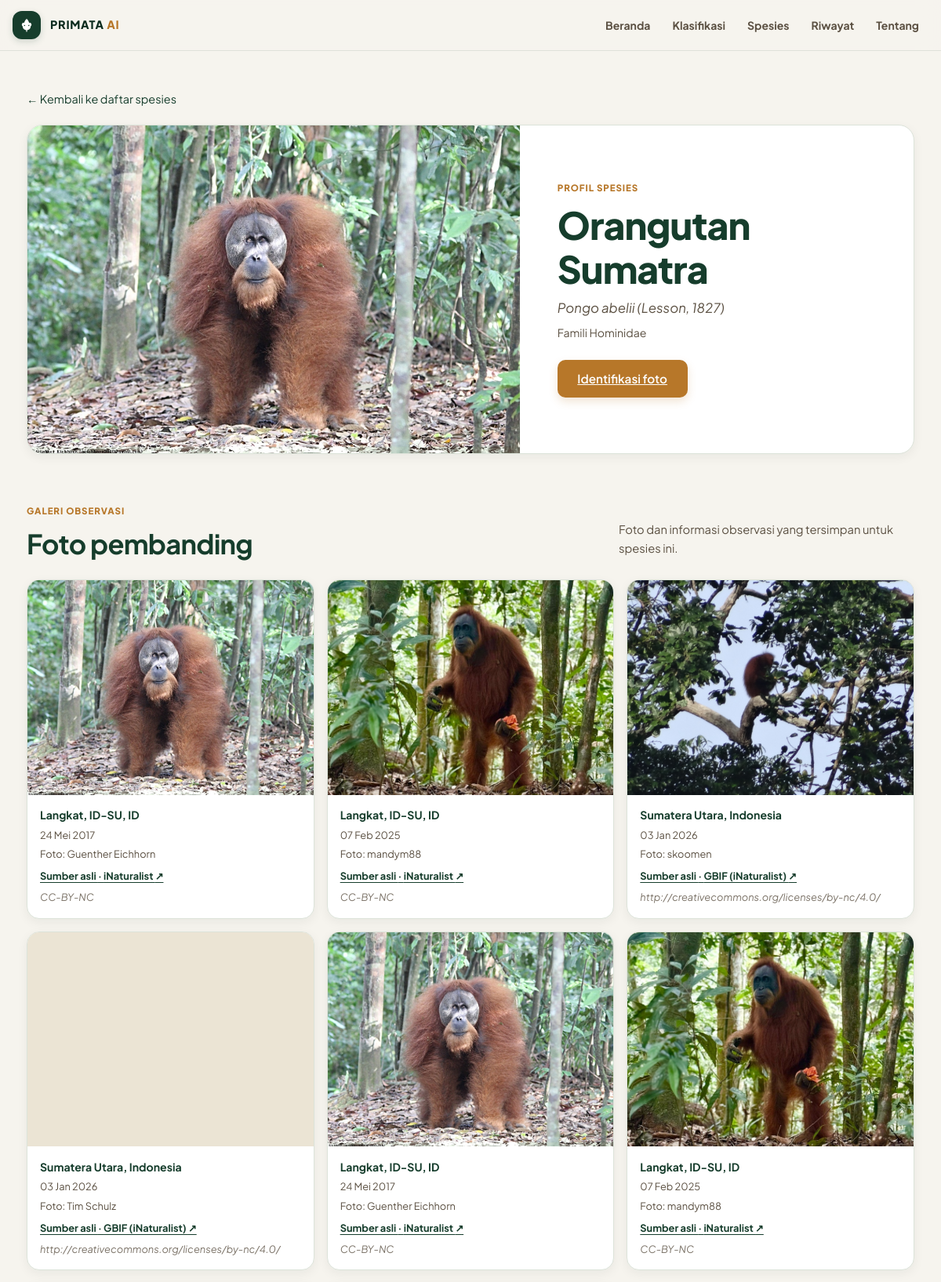
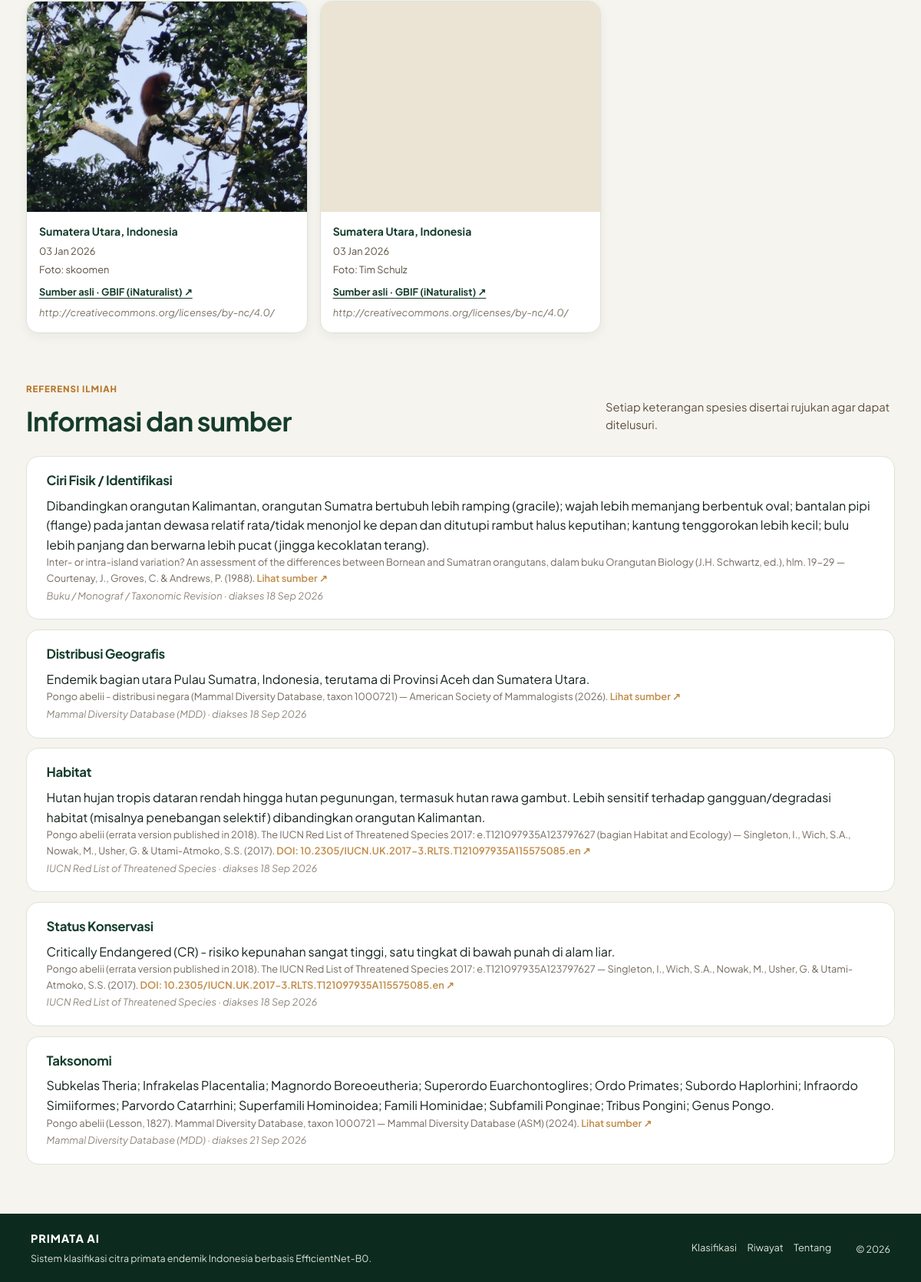
Screenshot of /spesies/orangutan_sumatra/ with the database file from the repository (2 pictures, top to bottom).
### classifier/models.py (models this page shows, shortened)
class FotoObservasi(models.Model):
    spesies = models.ForeignKey(Spesies, on_delete=models.CASCADE, related_name='foto_observasi')
    gambar = models.ImageField(upload_to='observasi/')
    lokasi = models.CharField(
        max_length=200, blank=True,
        help_text="Lokasi observasi, misal 'Taman Nasional Tanjung Puting, Kalimantan Tengah'.",
    )
    tanggal_diambil = models.DateField(
        null=True, blank=True,
        help_text="Tanggal foto diambil / observasi dilakukan (bukan tanggal diunggah ke sistem ini).",
    )
    fotografer = models.CharField(max_length=150, blank=True, help_text="Nama observer/fotografer, jika diketahui.")
    sumber_platform = models.CharField(
        max_length=100, blank=True, default='iNaturalist',
        help_text="Platform sumber observasi, misal 'iNaturalist'.",
    )
    sumber_url = models.URLField(max_length=500, blank=True, help_text="Tautan ke observasi asli.")
    lisensi = models.CharField(max_length=100, blank=True, help_text="Lisensi foto, misal 'CC-BY-NC 4.0'.")
    catatan = models.TextField(blank=True)
    urutan = models.PositiveIntegerField(default=0, help_text="Urutan tampil, angka kecil di depan.")
    class Meta:
        verbose_name = 'Foto Observasi'
        verbose_name_plural = 'Foto Observasi'
        ordering = ['spesies', 'urutan', 'id']

class Spesies(models.Model):
    kode = models.SlugField(
        max_length=50,
        unique=True,
        help_text="Harus sama dengan label di classifier.ml_utils.CLASS_NAMES, misal 'bekantan'.",
    )
    nama_umum = models.CharField(max_length=100, help_text="Nama umum Bahasa Indonesia, misal 'Bekantan'.")
    nama_ilmiah = models.CharField(max_length=100, help_text="Nama binomial, misal 'Nasalis larvatus'.")
    otoritas_taksonomi = models.CharField(
        max_length=100,
        blank=True,
        help_text="Penulis & tahun pertama kali dideskripsikan, misal '(Wurmb, 1787)'.",
    )
    famili = models.CharField(max_length=100, blank=True)
    class Meta:
        verbose_name = 'Spesies'
        verbose_name_plural = 'Spesies'
        ordering = ['nama_umum']

class FaktaSpesies(models.Model):
    KATEGORI_CHOICES = [
        ('taksonomi', 'Taksonomi'),
        ('status_konservasi', 'Status Konservasi'),
        ('ciri_fisik', 'Ciri Fisik / Identifikasi'),
        ('distribusi', 'Distribusi Geografis'),
        ('habitat', 'Habitat'),
    ]
    SOURCE_TYPE_CHOICES = [
        ('iucn_red_list', 'IUCN Red List of Threatened Species'),
        ('mdd', 'Mammal Diversity Database (MDD)'),
        ('jurnal_ilmiah', 'Jurnal ilmiah (peer-reviewed)'),
        ('buku_monograf', 'Buku / Monograf / Taxonomic Revision'),
        ('institusi_resmi', 'Institusi resmi (BKSDA, LIPI/BRIN, IUCN SSC, dst.)'),
    ]
    spesies = models.ForeignKey(Spesies, on_delete=models.CASCADE, related_name='fakta')
    kategori = models.CharField(max_length=30, choices=KATEGORI_CHOICES)
    isi = models.TextField(help_text="Isi informasi, ditulis ringkas dan sesuai sumber (hindari menambah klaim yang tidak ada di sumber).")
    source_type = models.CharField(max_length=30, choices=SOURCE_TYPE_CHOICES)
    source_title = models.CharField(
        max_length=300,
        help_text="Judul rujukan persis, misal 'Nasalis larvatus. The IUCN Red List of Threatened Species 2020: e.T14352A17945165'.",
    )
    source_author = models.CharField(max_length=300, blank=True, help_text="Penulis/tim asesmen, misal 'Boonratana, R. et al.'")
    source_year = models.PositiveIntegerField(null=True, blank=True, help_text="Tahun publikasi/asesmen sumber.")
    source_doi = models.CharField(max_length=150, blank=True, help_text="DOI jika tersedia, misal '10.2305/IUCN.UK.2020-2.RLTS.T14352A17945165.en'.")
    source_url = models.URLField(max_length=500, help_text="Tautan langsung ke sumber (halaman spesies IUCN/MDD, atau DOI paper).")
    source_date = models.DateField(help_text="Tanggal data ini diakses/diverifikasi dari sumber (tanggal akses).")
    catatan = models.TextField(blank=True, help_text="Catatan tambahan, misal jika ada perbedaan pendapat antar sumber.")
    class Meta:
        verbose_name = 'Fakta Spesies'
        verbose_name_plural = 'Fakta Spesies'
        ordering = ['spesies', 'kategori']
        constraints = [
            models.UniqueConstraint(fields=['spesies', 'kategori'], name='unique_kategori_per_spesies'),
        ]

### classifier/views.py (the view)
# urls.py: path('spesies/<slug:kode>/', views.spesies_detail, name='spesies_detail'),
def spesies_detail(request, kode):
    spesies = get_object_or_404(
        Spesies.objects.prefetch_related('fakta', 'foto_observasi'),
        kode=kode,
    )
    foto_observasi = get_available_observation_photos(spesies, limit=8)
    context = {
        'page_title': f'{spesies.nama_umum} — Profil Spesies',
        'spesies': spesies,
        'fakta': list(spesies.fakta.all()),
        'foto_observasi': foto_observasi,
        'foto_utama': foto_observasi[0] if foto_observasi else None,
    }
    return render(request, 'classifier/spesies_detail.html', context)

### classifier/views.py (called while the page is built)
def get_available_observation_photos(spesies, limit=None):
    photos = []
    for foto in spesies.foto_observasi.all():
        if foto.gambar and foto.gambar.storage.exists(foto.gambar.name):
            photos.append(foto)
            if limit is not None and len(photos) >= limit:
                break
    return photos

### classifier/templates/classifier/spesies_detail.html
{% extends "classifier/base.html" %}
{% block content %}
<p class="back-link"><a href="{% url 'classifier:index' %}#spesies">&larr; Kembali ke daftar spesies</a></p>
<section class="species-profile" aria-labelledby="species-profile-title">
  <div class="species-profile__hero">
    {% if foto_utama %}
    <img src="{{ foto_utama.gambar.url }}" alt="Foto observasi {{ spesies.nama_umum }}{% if foto_utama.lokasi %} di {{ foto_utama.lokasi }}{% endif %}" width="1200" height="900" fetchpriority="high" decoding="async">
    {% else %}
    <div class="species-profile__placeholder" aria-hidden="true">{{ spesies.nama_umum|first }}</div>
    {% endif %}
    <div class="species-profile__intro">
      <p class="eyebrow">Profil spesies</p>
      <h1 id="species-profile-title">{{ spesies.nama_umum }}</h1>
      <p class="species-profile__scientific">{{ spesies.nama_ilmiah }}{% if spesies.otoritas_taksonomi %} {{ spesies.otoritas_taksonomi }}{% endif %}</p>
      {% if spesies.famili %}<p class="species-profile__family">Famili {{ spesies.famili }}</p>{% endif %}
      <a class="btn-primary" href="{% url 'classifier:index' %}#klasifikasi">Identifikasi foto</a>
    </div>
  </div>
  {% if foto_observasi %}
  <section class="profile-section" aria-labelledby="profile-photos-title">
    <div class="section-heading section-heading--compact">
      <div>
        <p class="eyebrow">Galeri observasi</p>
        <h2 id="profile-photos-title">Foto pembanding</h2>
      </div>
      <p>Foto dan informasi observasi yang tersimpan untuk spesies ini.</p>
    </div>
    <div class="profile-photo-grid">
      {% for foto in foto_observasi %}
      <figure class="profile-photo">
        <img src="{{ foto.gambar.url }}" alt="Observasi {{ spesies.nama_umum }}{% if foto.lokasi %} di {{ foto.lokasi }}{% endif %}" width="640" height="480" loading="lazy" decoding="async">
        <figcaption>
          {% if foto.lokasi %}<strong>{{ foto.lokasi }}</strong>{% else %}<strong>Lokasi tidak dicatat</strong>{% endif %}
          {% if foto.tanggal_diambil %}<span>{{ foto.tanggal_diambil|date:"d M Y" }}</span>{% endif %}
          {% if foto.fotografer %}<span>Foto: {{ foto.fotografer }}</span>{% endif %}
          {% if foto.sumber_url %}<a href="{{ foto.sumber_url }}" target="_blank" rel="noopener noreferrer">Sumber asli{% if foto.sumber_platform %} · {{ foto.sumber_platform }}{% endif %} ↗</a>{% endif %}
          {% if foto.lisensi %}<span class="species-fact__meta">{{ foto.lisensi }}</span>{% endif %}
        </figcaption>
      </figure>
      {% endfor %}
    </div>
  </section>
  {% endif %}
  {% if fakta %}
  <section class="profile-section" aria-labelledby="profile-facts-title">
    <div class="section-heading section-heading--compact">
      <div>
        <p class="eyebrow">Referensi ilmiah</p>
        <h2 id="profile-facts-title">Informasi dan sumber</h2>
      </div>
      <p>Setiap keterangan spesies disertai rujukan agar dapat ditelusuri.</p>
    </div>
    <div class="profile-facts">
      {% for item in fakta %}
      <article class="profile-fact">
        <h3>{{ item.get_kategori_display }}</h3>
        <p>{{ item.isi }}</p>
        <p class="species-fact__source">
          {{ item.source_title }}{% if item.source_author %} — {{ item.source_author }}{% endif %}{% if item.source_year %} ({{ item.source_year }}){% endif %}.
          {% if item.source_doi %}<a href="https://doi.org/{{ item.source_doi }}" target="_blank" rel="noopener noreferrer">DOI: {{ item.source_doi }} ↗</a>{% else %}<a href="{{ item.source_url }}" target="_blank" rel="noopener noreferrer">Lihat sumber ↗</a>{% endif %}
          <span class="species-fact__meta">{{ item.get_source_type_display }} · diakses {{ item.source_date|date:"d M Y" }}</span>
        </p>
      </article>
      {% endfor %}
    </div>
  </section>
  {% endif %}
</section>
{% endblock %}

### rows the page displays
FotoObservasi: gambar (picture), lokasi "Langkat, ID-SU, ID", tanggal_diambil "24 Mei 2017", fotografer "Guenther Eichhorn", sumber_platform "iNaturalist", lisensi "CC-BY-NC"
Spesies: nama_umum "Orangutan Sumatra", nama_ilmiah "Pongo abelii", otoritas_taksonomi "(Lesson, 1827)", famili "Hominidae"
FotoObservasi: gambar (picture), lokasi "Langkat, ID-SU, ID", tanggal_diambil "07 Feb 2025", fotografer "mandym88", sumber_platform "iNaturalist", lisensi "CC-BY-NC"
FotoObservasi: gambar (picture), lokasi "Sumatera Utara, Indonesia", tanggal_diambil "03 Jan 2026", fotografer "skoomen", sumber_platform "GBIF (iNaturalist)", lisensi "http://creativecommons.org/licenses/by-nc/4.0/"
FotoObservasi: gambar (picture), lokasi "Sumatera Utara, Indonesia", tanggal_diambil "03 Jan 2026", fotografer "Tim Schulz", sumber_platform "GBIF (iNaturalist)", lisensi "http://creativecommons.org/licenses/by-nc/4.0/"
FotoObservasi: gambar (picture), lokasi "Langkat, ID-SU, ID", tanggal_diambil "24 Mei 2017", fotografer "Guenther Eichhorn", sumber_platform "iNaturalist", lisensi "CC-BY-NC"
FotoObservasi: gambar (picture), lokasi "Langkat, ID-SU, ID", tanggal_diambil "07 Feb 2025", fotografer "mandym88", sumber_platform "iNaturalist", lisensi "CC-BY-NC"
FotoObservasi: gambar (picture), lokasi "Sumatera Utara, Indonesia", tanggal_diambil "03 Jan 2026", fotografer "skoomen", sumber_platform "GBIF (iNaturalist)", lisensi "http://creativecommons.org/licenses/by-nc/4.0/"
FotoObservasi: gambar (picture), lokasi "Sumatera Utara, Indonesia", tanggal_diambil "03 Jan 2026", fotografer "Tim Schulz", sumber_platform "GBIF (iNaturalist)", lisensi "http://creativecommons.org/licenses/by-nc/4.0/"
FaktaSpesies: kategori "Ciri Fisik / Identifikasi", isi "Dibandingkan orangutan Kalimantan, orangutan Sumatra bertubuh lebih ramping (gracile); wajah lebih memanjang berbentuk oval; bantalan pipi (flange) pada jantan dewasa relatif rata/tidak menonjol ke depan dan ditutupi rambut halus keputihan; kantung tenggorokan lebih kecil; bulu lebih panjang dan berwarna lebih pucat (jingga kecoklatan terang).", source_title "Inter- or intra-island variation? An assessment of the differences between Bornean and Sumatran orangutans, dalam buku Orangutan Biology (J.H. Schwartz, ed.), hlm. 19-29", source_author "Courtenay, J., Groves, C. & Andrews, P.", source_year "1988", source_type "Buku / Monograf / Taxonomic Revision", source_date "18 Sep 2026"
FaktaSpesies: kategori "Distribusi Geografis", isi "Endemik bagian utara Pulau Sumatra, Indonesia, terutama di Provinsi Aceh dan Sumatera Utara.", source_title "Pongo abelii - distribusi negara (Mammal Diversity Database, taxon 1000721)", source_author "American Society of Mammalogists", source_year "2026", source_type "Mammal Diversity Database (MDD)", source_date "18 Sep 2026"
FaktaSpesies: kategori "Habitat", isi "Hutan hujan tropis dataran rendah hingga hutan pegunungan, termasuk hutan rawa gambut. Lebih sensitif terhadap gangguan/degradasi habitat (misalnya penebangan selektif) dibandingkan orangutan Kalimantan.", source_title "Pongo abelii (errata version published in 2018). The IUCN Red List of Threatened Species 2017: e.T121097935A123797627 (bagian Habitat and Ecology)", source_author "Singleton, I., Wich, S.A., Nowak, M., Usher, G. & Utami-Atmoko, S.S.", source_year "2017", source_doi "10.2305/IUCN.UK.2017-3.RLTS.T121097935A115575085.en", source_type "IUCN Red List of Threatened Species", source_date "18 Sep 2026"
FaktaSpesies: kategori "Status Konservasi", isi "Critically Endangered (CR) - risiko kepunahan sangat tinggi, satu tingkat di bawah punah di alam liar.", source_title "Pongo abelii (errata version published in 2018). The IUCN Red List of Threatened Species 2017: e.T121097935A123797627", source_author "Singleton, I., Wich, S.A., Nowak, M., Usher, G. & Utami-Atmoko, S.S.", source_year "2017", source_doi "10.2305/IUCN.UK.2017-3.RLTS.T121097935A115575085.en", source_type "IUCN Red List of Threatened Species", source_date "18 Sep 2026"
FaktaSpesies: kategori "Taksonomi", isi "Subkelas Theria; Infrakelas Placentalia; Magnordo Boreoeutheria; Superordo Euarchontoglires; Ordo Primates; Subordo Haplorhini; Infraordo Simiiformes; Parvordo Catarrhini; Superfamili Hominoidea; Famili Hominidae; Subfamili Ponginae; Tribus Pongini; Genus Pongo.", source_title "Pongo abelii (Lesson, 1827). Mammal Diversity Database, taxon 1000721", source_author "Mammal Diversity Database (ASM)", source_year "2024", source_type "Mammal Diversity Database (MDD)", source_date "21 Sep 2026"
